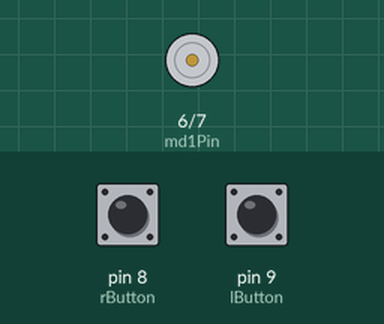
This sketch was run on a simulated Arduino Uno, built with avr-gcc and run on an emulated ATmega328P. Shown: motor-driver pin pairs drawn as motors (green arrow = first pin HIGH = forward, orange = second pin HIGH = backward, longer = more drive). Inputs (shaded band) come from the test bench; at power-on: pin 8 (rButton) HIGH, pin 9 (lButton) HIGH.

Above: at 1.2 s.
1.3 s: pin 8 (rButton) pulled LOW for 0.15 s
At 1.37 s:
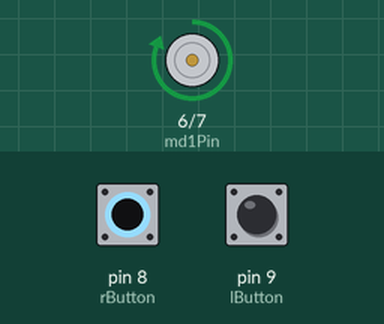
2.9 s: pin 9 (lButton) pulled LOW for 0.15 s
At 2.97 s:
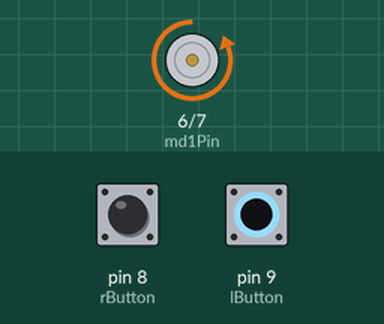
4.5 s: pin 9 (lButton) pulled LOW for 3.2 s
At 8.9 s:
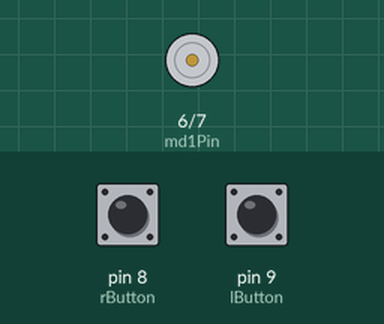
9.2 s: pin 8 (rButton) pulled LOW for 3.2 s
At 10.1 s:
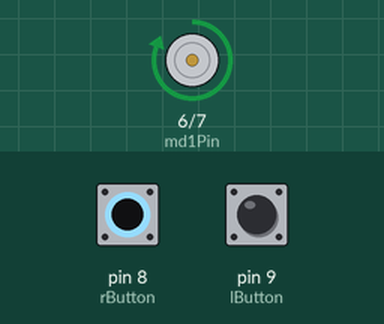
Timing chart, 0 to 13.9 s (numbered marks = the images above; inputs shaded):
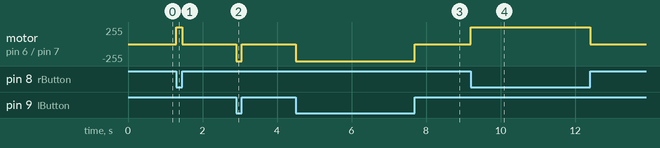

Measured:
- after the input at 1.3 s, motor on pin 6 (md1Pin) / pin 7 (md2Pin): stopped → forward 255/255 at once, → stopped 0.15 s later
- after the input at 2.9 s, motor on pin 6 (md1Pin) / pin 7 (md2Pin): stopped → backward 255/255 at once, → stopped 0.15 s later
- after the input at 4.5 s, motor on pin 6 (md1Pin) / pin 7 (md2Pin): stopped → backward 255/255 at once, → stopped 3.2 s later
- after the input at 9.2 s, motor on pin 6 (md1Pin) / pin 7 (md2Pin): stopped → forward 255/255 at once, → stopped 3.2 s later

The sketch:

code.ino
```cpp
int md1Pin = 6;
int md2Pin = 7;
int lButton = 9;
int rButton = 8;
int lButtonState=0;
int rButtonState=0;
void setup()
{
   pinMode(md1Pin, OUTPUT);
   pinMode(md2Pin, OUTPUT);
   pinMode(lButton, INPUT_PULLUP);
   pinMode(rButton, INPUT_PULLUP);
}

void loop()
{
  lButtonState = digitalRead(lButton);
   rButtonState = digitalRead(rButton);
   if (rButtonState == LOW) {
      digitalWrite(md1Pin, HIGH);
      digitalWrite(md2Pin, LOW);
   }
   else if (lButtonState == LOW) {
      digitalWrite(md1Pin, LOW);
      digitalWrite(md2Pin, HIGH);
   }
   else {
      digitalWrite(md1Pin, LOW);
      digitalWrite(md2Pin, LOW);
   }

}
```
